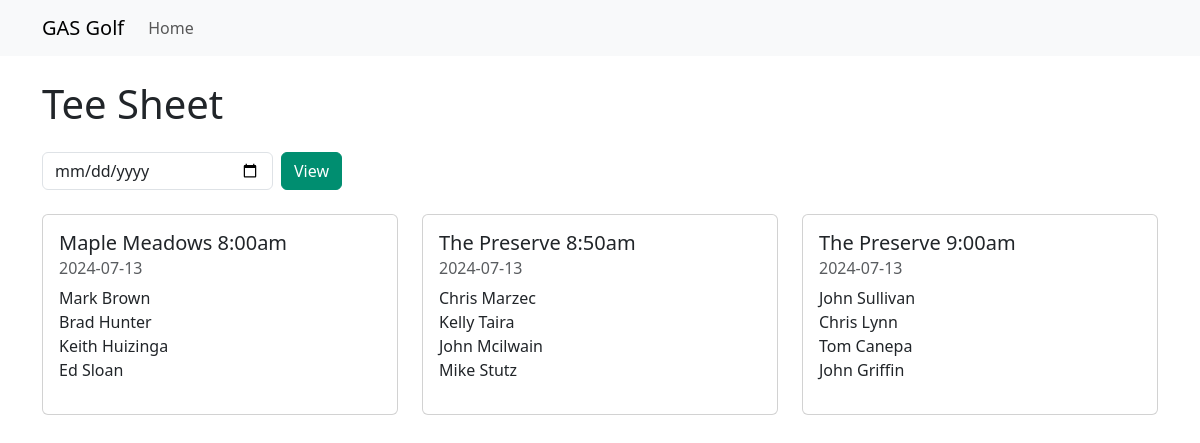
The page /tee_sheet?gDate=2024-07-13 on the database its author committed.
### GRPR/models.py (models this page shows)
class Courses(models.Model):
    crewID = models.IntegerField()
    courseName = models.CharField(max_length=256)
    courseTimeSlot = models.CharField(max_length=256)
    class Meta:
        db_table = "Courses"

class Players(models.Model):
    CrewID = models.IntegerField()
    FirstName = models.CharField(max_length=256)
    LastName = models.CharField(max_length=256)
    Email = models.CharField(max_length=256)
    Mobile = models.CharField(max_length=256)
    SplitPartner = models.IntegerField(null=True)
    class Meta:
        db_table = "Players"

### GRPR/views.py (the view)
# urls.py: path('tee_sheet', views.teesheet_view, name='teesheet_view'),
def teesheet_view(request):
    if request.method == "GET" and "gDate" in request.GET:
        gDate = request.GET["gDate"]
        if not gDate:
            return HttpResponseBadRequest("Date is required.")
        queryset = TeeTimesInd.objects.filter(gDate=gDate).select_related('PID', 'CourseID')
        cards = {}
        for teetime in queryset:
            courseName = teetime.CourseID.courseName
            courseTimeSlot = teetime.CourseID.courseTimeSlot
            key = (courseName, courseTimeSlot)
            if key not in cards:
                cards[key] = {
                    "courseName": courseName,
                    "courseTimeSlot": courseTimeSlot,
                    "gDate": gDate,
                    "players": []
                }
            player = teetime.PID
            cards[key]["players"].append({
                "firstName": player.FirstName,
                "lastName": player.LastName
            })
        context = {
            "cards": cards,
            "gDate": gDate  # Add the chosen date to the context
        }
        return render(request, "GRPR/teesheet.html", context)
    else:
        return HttpResponseBadRequest("Invalid request.")

### GRPR/templates/GRPR/teesheet.html (shortened to what this page needs)
<!DOCTYPE html>
<html lang="en">
{% load static %}
<head>
     <link rel="stylesheet" href="{% static 'css/styles.css' %}">
    <link rel="stylesheet" href="https://cdn.jsdelivr.net/npm/bootstrap@5.3.0/dist/css/bootstrap.min.css">
</head>
<body>
    <nav class="navbar navbar-expand-lg navbar-light bg-light">
        <div class="container">
            <a class="navbar-brand">GAS Golf</a>
            <div class="collapse navbar-collapse" id="navbarSupportedContent">
                <ul class="navbar-nav mr-auto">
                    <li class="nav-item active">
                        <a href="{% url 'home_page' %}" class="nav-link" role="button">Home</a>
                    </li>
                </ul>
            </div>
        </div>
    </nav>
    <div class="container my-4">
        <h1 class="mb-4">Tee Sheet</h1>
        <form method="get" action="{% url 'teesheet_view' %}" class="mb-4">
            <div class="d-flex" style="max-width: 300px;">
                <input type="date" name="gDate" class="form-control" required>
                <button type="submit" class="btn btn-primary ms-2">View</button>
            </div>
        </form>
        <div class="row justify-content-center">
            {% for card in cards.values %}
                <div class="col-md-4 col-sm-6 mb-4">
                    <div class="card">
                        <div class="card-body">
                            <h5 class="card-title">{{ card.courseName }} {{ card.courseTimeSlot }}am</h5>
                            <h6 class="card-subtitle mb-2 text-muted">{{ card.gDate }}</h6>
                            <ul class="list-unstyled">
                                {% for player in card.players %}
                                    <li>{{ player.firstName }} {{ player.lastName }}</li>
                                {% endfor %}
                            </ul>
                        </div>
                    </div>
                </div>
            {% endfor %}
        </div>
    </div>
</body>
</html>

### GRPR/static/css/styles.css (style rules this page uses)
.btn { background-color: #008e70 !important; border-color: #008e70 !important; color: white !important; padding: 0.375rem 0.75rem; font-size: 1rem; border-width: 1px; }

### rows shown on the page
Courses: courseName "Maple Meadows", courseTimeSlot "8:00"
Players: firstName "Mark", lastName "Brown"
Players: firstName "Brad", lastName "Hunter"
Players: firstName "Keith", lastName "Huizinga"
Players: firstName "Ed", lastName "Sloan"
Courses: courseName "The Preserve", courseTimeSlot "8:50"
Players: firstName "Chris", lastName "Marzec"
Players: firstName "Kelly", lastName "Taira"
Players: firstName "John", lastName "Mcilwain"
Players: firstName "Mike", lastName "Stutz"
Courses: courseName "The Preserve", courseTimeSlot "9:00"
Players: firstName "John", lastName "Sullivan"
Players: firstName "Chris", lastName "Lynn"
Players: firstName "Tom", lastName "Canepa"
Players: firstName "John", lastName "Griffin"

### other values the page prints
{{ card.gDate }} "2024-07-13" "2024-07-13" "2024-07-13"
